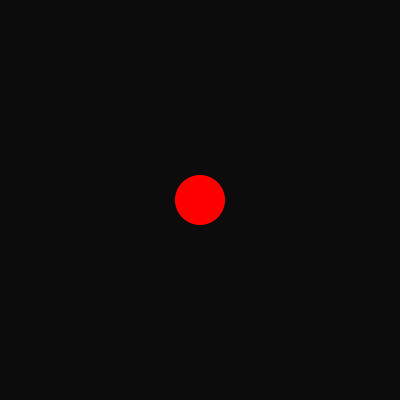
Frame 1 (no input)
Frame 60 (the mouse pressed at the canvas centre just before this capture): identical to frame 1, image omitted
Frame 120 (the mouse held since frame 60 and released just before this capture): identical to frame 1, image omitted

The Processing sketch that drew this single still picture (run headless with seeded random() and noise(); from frame 60 on, the mouse is pressed at the canvas centre):

// Processing sketch: ellipse
// ── ellipse.pde
float scale = 1;
color theColor = color(255);

void setup() {
  size(400, 400);
  setScale(50);
  setColor(color(255, 0, 0));
}

void setScale(float s) {
  scale = s;
}

void setColor(color c) {
  if (c < 0) {
    theColor = c;
  } 
  else {
    theColor = unhex("FF" + c);
  }
  //println(c);
  //theColor = c;
}

void draw() {
  background(12, 12, 12);
  noStroke();
  fill(theColor);
  ellipse(width/2, height/2, scale, scale);
}
